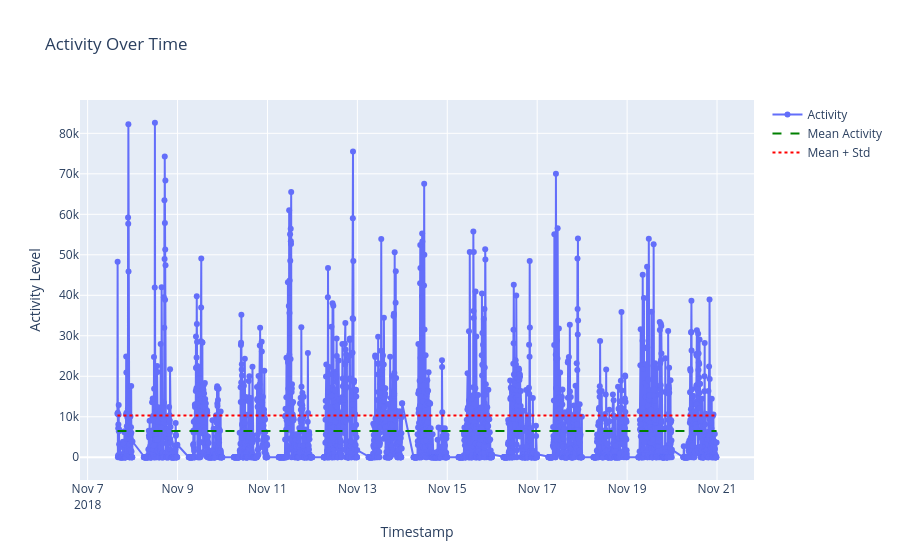

Notebook code for this chart:
### Code cell
mean_activity = data_activity['Activity'].mean()
std_activity = data_activity['Activity'].std()
fig = go.Figure()
fig.add_trace(go.Scatter(x=data_activity.index, y=data_activity['Activity'], mode='lines + markers', name='Activity'))
fig.add_trace(go.Scatter(
    x=data_activity.index, 
    y=[mean_activity] * len(data_activity), 
    mode='lines', 
    name='Mean Activity',
    line=dict(dash='dash', color='green')
))
fig.add_trace(go.Scatter(
    x=data_activity.index, 
    y=[std_activity] * len(data_activity), 
    mode='lines', 
    name='Mean + Std',
    line=dict(dash='dot', color='red')
))
fig.update_layout(
    title="Activity Over Time",
    xaxis_title="Timestamp",
    yaxis_title="Activity Level",
)
fig.show()

### Figure 1 — Plotly figure (JSON) as saved in the notebook; plotly's stock layout.template omitted (floating-point values rounded to 4 significant figures; data arrays with more than 128 entries replaced by an {"elided": "..."} marker saying what was removed)
{"data": [{"mode": "lines+markers", "name": "Activity", "type": "scatter", "x": {"elided": "2903 str values"}, "y": {"elided": "2903 float values"}}, {"line": {"color": "green", "dash": "dash"}, "mode": "lines", "name": "Mean Activity", "type": "scatter", "x": {"elided": "2903 str values"}, "y": {"elided": "2903 float values"}}, {"line": {"color": "red", "dash": "dot"}, "mode": "lines", "name": "Mean + Std", "type": "scatter", "x": {"elided": "2903 str values"}, "y": {"elided": "2903 float values"}}], "layout": {"title": {"text": "Activity Over Time"}, "xaxis": {"title": {"text": "Timestamp"}}, "yaxis": {"title": {"text": "Activity Level"}}}}
